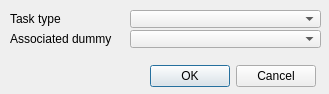
<?xml version="1.0" encoding="UTF-8"?>
<ui version="4.0">
 <class>CQDlgPathPlanningAddNew</class>
 <widget class="QDialog" name="CQDlgPathPlanningAddNew">
  <property name="geometry">
   <rect>
    <x>0</x>
    <y>0</y>
    <width>329</width>
    <height>94</height>
   </rect>
  </property>
  <property name="windowTitle">
   <string>New Path Planning Task</string>
  </property>
  <property name="locale">
   <locale language="English" country="UnitedStates"/>
  </property>
  <widget class="QLabel" name="label">
   <property name="geometry">
    <rect>
     <x>10</x>
     <y>10</y>
     <width>121</width>
     <height>18</height>
    </rect>
   </property>
   <property name="text">
    <string>Task type</string>
   </property>
  </widget>
  <widget class="QComboBox" name="qqTaskType">
   <property name="geometry">
    <rect>
     <x>130</x>
     <y>10</y>
     <width>191</width>
     <height>18</height>
    </rect>
   </property>
  </widget>
  <widget class="QLabel" name="label_2">
   <property name="geometry">
    <rect>
     <x>10</x>
     <y>30</y>
     <width>121</width>
     <height>18</height>
    </rect>
   </property>
   <property name="text">
    <string>Associated dummy</string>
   </property>
  </widget>
  <widget class="QComboBox" name="qqDummy">
   <property name="geometry">
    <rect>
     <x>130</x>
     <y>30</y>
     <width>191</width>
     <height>18</height>
    </rect>
   </property>
  </widget>
  <widget class="QDialogButtonBox" name="qqOkCancel">
   <property name="geometry">
    <rect>
     <x>15</x>
     <y>60</y>
     <width>301</width>
     <height>32</height>
    </rect>
   </property>
   <property name="standardButtons">
    <set>QDialogButtonBox::Cancel|QDialogButtonBox::Ok</set>
   </property>
  </widget>
 </widget>
 <tabstops>
  <tabstop>qqTaskType</tabstop>
  <tabstop>qqDummy</tabstop>
  <tabstop>qqOkCancel</tabstop>
 </tabstops>
 <resources/>
 <connections/>
</ui>
